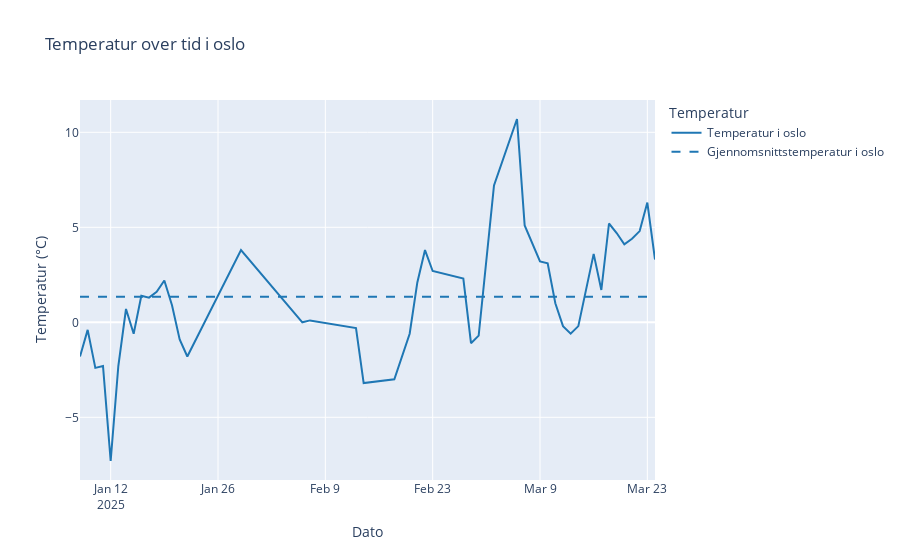
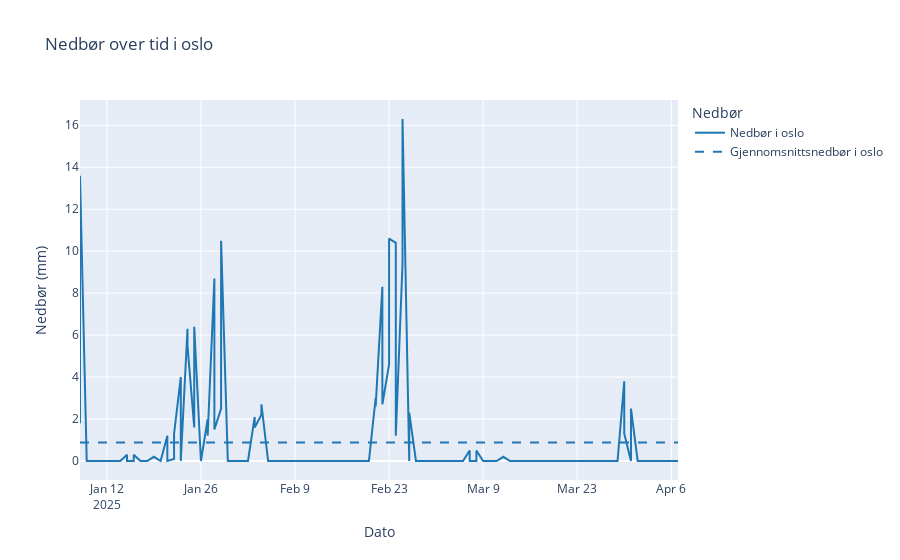
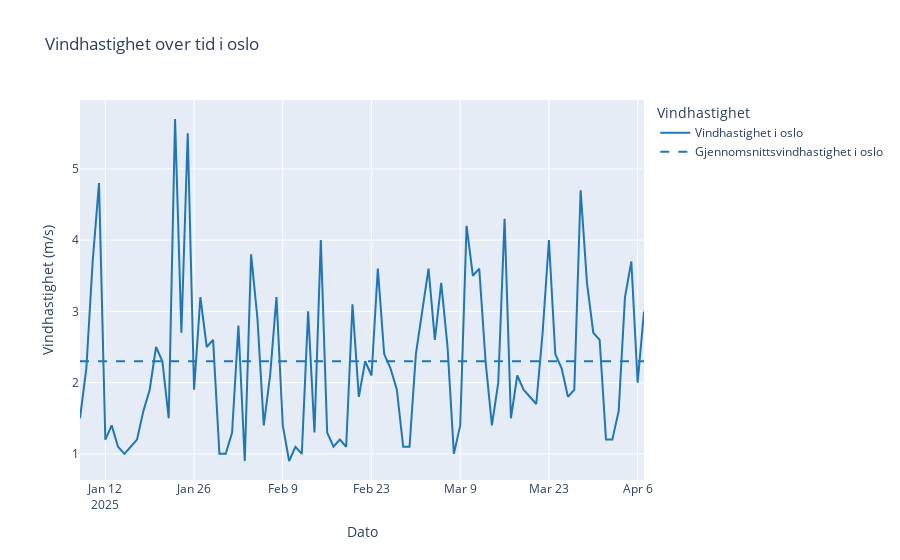

The notebook cell saved with these charts, in order:
### Code cell
import pandas as pd
import plotly.graph_objects as go

# Bruker den eksisterende variabelen location_input som bynavn
city_name = location_input

# Konverterer referansetiden til datetime
df['referenceTime'] = pd.to_datetime(df['referenceTime'])

# Separerer dataene etter elementId
temperature_data = df[df['elementId'] == 'mean(air_temperature P1D)']
precipitation_data = df[df['elementId'] == 'sum(precipitation_amount P1D)']
wind_speed_data = df[df['elementId'] == 'mean(wind_speed P1D)']

# Definerer farger for grafene
color_location = '#1f77b4'  # Blå for lokasjonen

# Beregninger for temperatur
median_temp = temperature_data['value'].median()
std_temp = temperature_data['value'].std()

# Beregninger for nedbør
median_precip = precipitation_data['value'].median()
std_precip = precipitation_data['value'].std()

# Beregninger for vindhastighet
median_wind = wind_speed_data['value'].median()
std_wind = wind_speed_data['value'].std()

# Temperaturfigur
fig_temp = go.Figure()

# Temperaturdata
fig_temp.add_trace(go.Scatter(
    x=temperature_data['referenceTime'],
    y=temperature_data['value'],
    mode='lines',
    name=f'Temperatur i {city_name}',
    line=dict(color=color_location)
))

# Gjennomsnittstemperatur
mean_temp = temperature_data['value'].mean()
fig_temp.add_trace(go.Scatter(
    x=temperature_data['referenceTime'],
    y=[mean_temp] * len(temperature_data['referenceTime']),
    mode='lines',
    line=dict(dash='dash', color=color_location),
    name=f'Gjennomsnittstemperatur i {city_name}'
))

# Tilpasser layout for temperatur
fig_temp.update_layout(
    title=f'Temperatur over tid i {city_name}',
    xaxis_title='Dato',
    yaxis_title='Temperatur (°C)',
    legend_title='Temperatur'
)

# Viser temperaturfigur
fig_temp.show()

# Utskrift av resultatene for temperatur
print("Temperatur:")
print(f"Median: {median_temp:.2f}, Standardavvik: {std_temp:.2f}")

# Nedbørsfigur
fig_precip = go.Figure()

# Nedbørsdata
fig_precip.add_trace(go.Scatter(
    x=precipitation_data['referenceTime'],
    y=precipitation_data['value'],
    mode='lines',
    name=f'Nedbør i {city_name}',
    line=dict(color=color_location)
))

# Gjennomsnittsnedbør
mean_precip = precipitation_data['value'].mean()
fig_precip.add_trace(go.Scatter(
    x=precipitation_data['referenceTime'],
    y=[mean_precip] * len(precipitation_data['referenceTime']),
    mode='lines',
    line=dict(dash='dash', color=color_location),
    name=f'Gjennomsnittsnedbør i {city_name}'
))

# Tilpasser layout for nedbør
fig_precip.update_layout(
    title=f'Nedbør over tid i {city_name}',
    xaxis_title='Dato',
    yaxis_title='Nedbør (mm)',
    legend_title='Nedbør'
)

# Viser nedbørsfigur
fig_precip.show()

# Utskrift av resultatene for nedbør
print("\nNedbør:")
print(f"Median: {median_precip:.2f}, Standardavvik: {std_precip:.2f}")

# Vindhastighetsfigur
fig_wind = go.Figure()

# Vindhastighetsdata
fig_wind.add_trace(go.Scatter(
    x=wind_speed_data['referenceTime'],
    y=wind_speed_data['value'],
    mode='lines',
    name=f'Vindhastighet i {city_name}',
    line=dict(color=color_location)
))

# Gjennomsnittsvindhastighet
mean_wind = wind_speed_data['value'].mean()
fig_wind.add_trace(go.Scatter(
    x=wind_speed_data['referenceTime'],
    y=[mean_wind] * len(wind_speed_data['referenceTime']),
    mode='lines',
    line=dict(dash='dash', color=color_location),
    name=f'Gjennomsnittsvindhastighet i {city_name}'
))

# Tilpasser layout for vindhastighet
fig_wind.update_layout(
    title=f'Vindhastighet over tid i {city_name}',
    xaxis_title='Dato',
    yaxis_title='Vindhastighet (m/s)',
    legend_title='Vindhastighet'
)

# Viser vindhastighetsfigur
fig_wind.show()

# Utskrift av resultatene for vindhastighet
print("\nVindhastighet:")
print(f"Median: {median_wind:.2f}, Standardavvik: {std_wind:.2f}")
